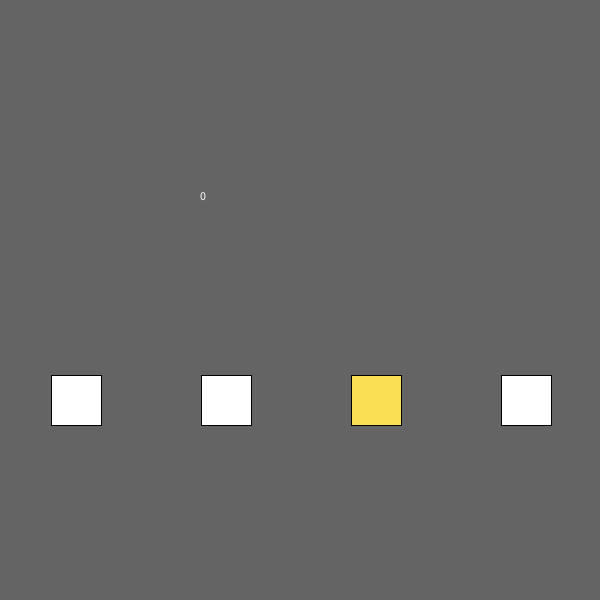
Frame 1 (no input)
Frame 60 (the mouse pressed at the canvas centre just before this capture): identical to frame 1, image omitted
Frame 120 (the mouse held since frame 60 and released just before this capture): identical to frame 1, image omitted

The Processing sketch that drew this single still picture (run headless with seeded random() and noise(); from frame 60 on, the mouse is pressed at the canvas centre):

// Processing sketch: Whack_a_mole
// ── Whack_a_mole.pde


int no_of_moles = 4;
Mole[] moles = new Mole[no_of_moles];

int score = 0;

void setup(){
  size(600,600);
  
  for(int i=0; i<no_of_moles; i++){
    int tempX = ((width/4)*i+1)+(width/4)/2;
    moles[i] = new Mole(tempX,400); 
  }
  moles[int(random(0,4))].setLit();
}


void draw(){
  background(100);
  for(int i=0; i<no_of_moles; i++){
   moles[i].display();
   }
   printScore();
}


void mousePressed(){
  for(int i=0; i<no_of_moles; i++){
    if(moles[i].click(mouseX, mouseY) == true){
      addScore();
      moles[int(random(0,4))].setLit();
    }
  }
}


void printScore(){
  fill(255);
  text(score,200,200);
}

void addScore(){
  score++;
}
// ── class_Mole.pde
class Mole{
  
  // button
  int x_button;
  int y_button;
  int w_button;
  int h_button;
  
  // led
  int x_led;
  int y_led;
  
  boolean isLit;
    
  Mole(int x1, int y1){
    w_button = 50;
    h_button = 50;
    x_button = x1-(w_button/2);
    y_button = y1-(h_button/2);
    
    isLit = false;
  }
  
  void display(){
    if(isLit){
      fill(250,222,83);
    }
    else{
      fill(255);
    }
    rect(x_button,y_button,w_button,h_button);
  }
  
  boolean click(int xPos,int yPos){
    
    if(xPos > x_button && xPos < x_button + w_button &&
      yPos > y_button && yPos < y_button + h_button){
        if(isLit){
          isLit = false;
          fill(255);
        }
        return true;
      }
     else{return false;}
    
  }
  
  
  void setLit(){
    isLit = true;
  }
  
  boolean getLit(){
    return isLit;
  }
  
  
}
